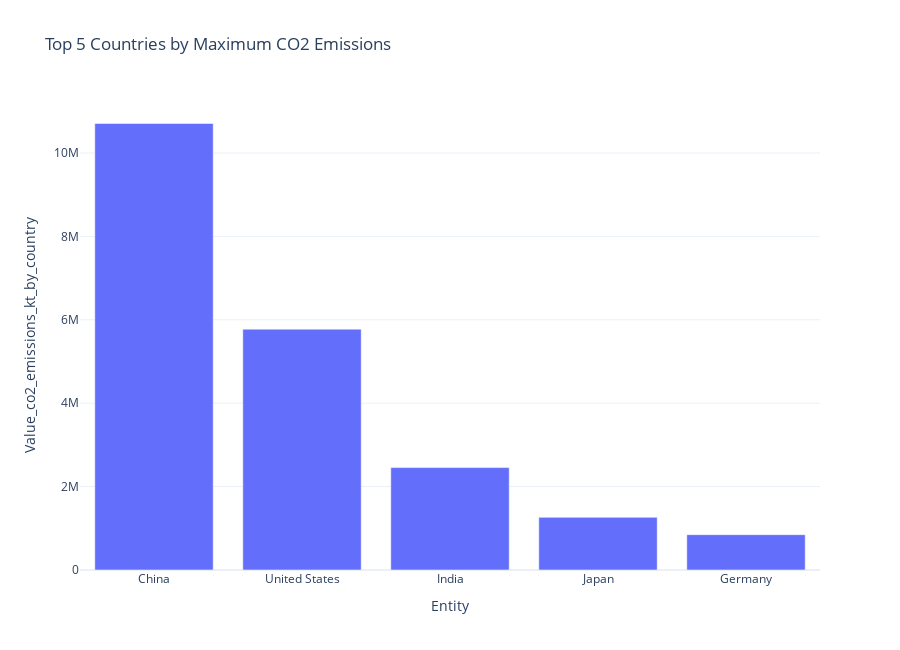

The notebook cell this image was saved under:
### Markdown cell above
#### 4. CO2 emissions between countries

### Code cell
# Calculate the maximum 'CO2' emissions for each 'Country' category and sort in descending order
max_co2 = df.groupby('Entity')['Value_co2_emissions_kt_by_country'].max().reset_index()
max_co2 = max_co2.sort_values(by='Value_co2_emissions_kt_by_country', ascending=False)

# Select the top 5 'Country' categories with the highest maximum 'CO2' emissions
top_5_high_co2 = max_co2.head(5)

# Create a bar plot using Plotly Express
fig = px.bar(
    top_5_high_co2,  # DataFrame containing the data
    x='Entity',  # x-values: 'Country' categories
    y='Value_co2_emissions_kt_by_country',  # y-values: maximum 'CO2' emissions
    title='Top 5 Countries by Maximum CO2 Emissions',  
    labels={'Country': 'Country', 'CO2': 'CO2 Emissions'},  
    template='plotly_white' 
)

# Set the height of the plot
fig.update_layout(height=650)

# Display the plot
fig.show()

### Figure 1 — Plotly figure (JSON) as saved in the notebook; plotly's stock layout.template omitted (floating-point values rounded to 4 significant figures)
{"data": [{"alignmentgroup": "True", "hovertemplate": "Entity=%{x}<br>Value_co2_emissions_kt_by_country=%{y}<extra></extra>", "legendgroup": "", "marker": {"color": "#636efa", "pattern": {"shape": ""}}, "name": "", "offsetgroup": "", "orientation": "v", "showlegend": false, "textposition": "auto", "type": "bar", "x": ["China", "United States", "India", "Japan", "Germany"], "xaxis": "x", "y": [10710000.0, 5775810, 2456000.0, 1263000.0, 847680], "yaxis": "y"}], "layout": {"barmode": "relative", "height": 650, "legend": {"tracegroupgap": 0}, "title": {"text": "Top 5 Countries by Maximum CO2 Emissions"}, "xaxis": {"anchor": "y", "domain": [0, 1], "title": {"text": "Entity"}}, "yaxis": {"anchor": "x", "domain": [0, 1], "title": {"text": "Value_co2_emissions_kt_by_country"}}}}
